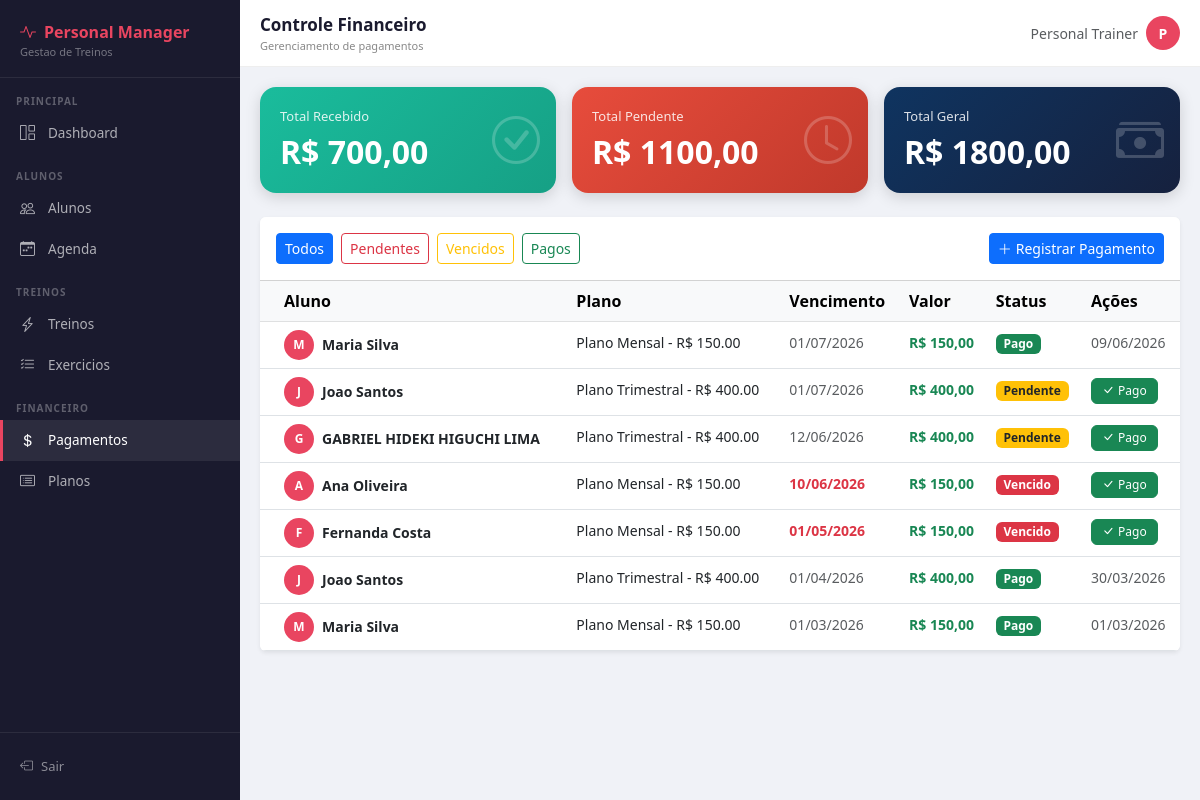
The app's page /financeiro/ (signed in), older data.
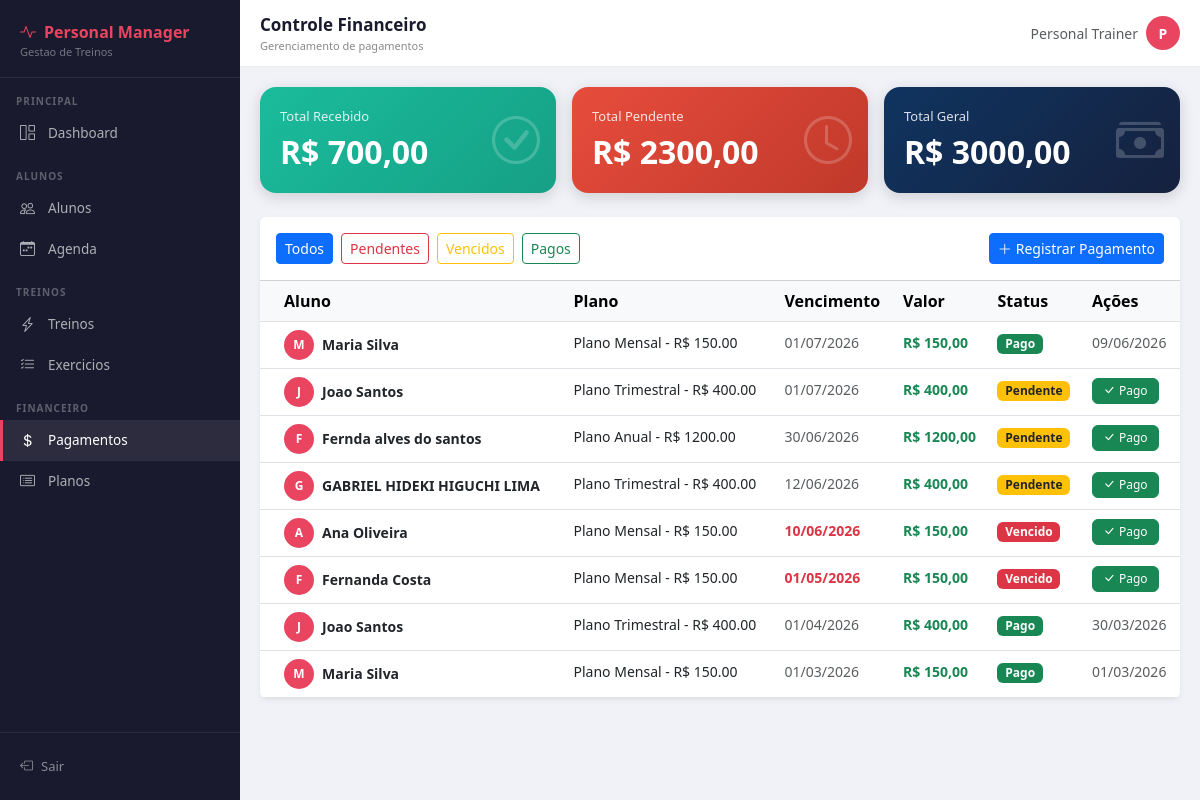
The same page, newer data.
### financeiro/models.py (models this page shows, shortened)
class Pagamento(models.Model):
    FORMA_CHOICES = [
        ('dinheiro', 'Dinheiro'),
        ('pix', 'PIX'),
        ('cartao_credito', 'Cartão de Crédito'),
        ('cartao_debito', 'Cartão de Débito'),
        ('transferencia', 'Transferência'),
    ]
    aluno = models.ForeignKey(Aluno, on_delete=models.CASCADE, related_name='pagamentos')
    plano = models.ForeignKey(Plano, on_delete=models.SET_NULL, null=True)
    valor = models.DecimalField(max_digits=8, decimal_places=2)
    data_vencimento = models.DateField()
    data_pagamento = models.DateField(null=True, blank=True)
    pago = models.BooleanField(default=False)
    forma_pagamento = models.CharField(max_length=20, choices=FORMA_CHOICES, blank=True)
    observacoes = models.TextField(blank=True)
    criado_em = models.DateTimeField(auto_now_add=True)
    class Meta:
        verbose_name = 'Pagamento'
        verbose_name_plural = 'Pagamentos'
        ordering = ['-data_vencimento']

class Plano(models.Model):
    nome = models.CharField(max_length=100)
    valor = models.DecimalField(max_digits=8, decimal_places=2)
    duracao = models.PositiveIntegerField(help_text='Duração em dias')
    descricao = models.TextField(blank=True)
    ativo = models.BooleanField(default=True)
    class Meta:
        verbose_name = 'Plano'
        verbose_name_plural = 'Planos'
        ordering = ['valor']
    def __str__(self):
        return f'{self.nome} - R$ {self.valor}'

### alunos/models.py (models this page shows, shortened)
class Aluno(models.Model):
    SEXO_CHOICES = [
        ('M', 'Masculino'),
        ('F', 'Feminino'),
        ('O', 'Outro'),
    ]
    usuario            = models.OneToOneField(User, on_delete=models.SET_NULL, null=True, blank=True)
    nome               = models.CharField(max_length=100)
    telefone           = models.CharField(max_length=20)
    email              = models.EmailField(unique=True)
    data_nascimento    = models.DateField(null=True, blank=True)
    sexo               = models.CharField(max_length=1, choices=SEXO_CHOICES, default='M')
    cep                = models.CharField(max_length=9, blank=True)
    logradouro         = models.CharField(max_length=200, blank=True)
    bairro             = models.CharField(max_length=100, blank=True)
    cidade             = models.CharField(max_length=100, blank=True)
    estado             = models.CharField(max_length=2, blank=True)
    objetivo           = models.TextField(blank=True)
    ativo              = models.BooleanField(default=True)
    aceite_lgpd        = models.BooleanField(default=False, verbose_name='Aceitou a LGPD')
    data_aceite_lgpd   = models.DateTimeField(null=True, blank=True, verbose_name='Data do aceite LGPD')
    criado_em          = models.DateTimeField(auto_now_add=True)
    atualizado_em      = models.DateTimeField(auto_now=True)
    class Meta:
        verbose_name        = 'Aluno'
        verbose_name_plural = 'Alunos'
        ordering            = ['nome']

### financeiro/views.py (the view)
# urls.py: path('',                        views.lista_pagamentos,   name='lista_pagamentos'),
@login_required
def lista_pagamentos(request):
    filtro = request.GET.get('filtro', 'todos')
    hoje   = date.today()
    pagamentos = Pagamento.objects.select_related('aluno', 'plano').order_by('-data_vencimento')
    if filtro == 'pendentes':
        pagamentos = pagamentos.filter(pago=False, data_vencimento__gte=hoje)
    elif filtro == 'pagos':
        pagamentos = pagamentos.filter(pago=True)
    elif filtro == 'vencidos':
        pagamentos = pagamentos.filter(pago=False, data_vencimento__lt=hoje)
    total_recebido = sum(p.valor for p in Pagamento.objects.filter(pago=True))
    total_pendente = sum(p.valor for p in Pagamento.objects.filter(pago=False))
    return render(request, 'financeiro/lista.html', {
        'pagamentos': pagamentos, 'filtro': filtro,
        'total_recebido': total_recebido, 'total_pendente': total_pendente, 'hoje': hoje,
    })

### financeiro/templates/financeiro/lista.html (shortened to what the changed rows need)
{% extends 'core/base.html' %}
{% block content %}
<div class="row g-3 mb-4">
  <div class="col-md-4">
    <div class="stat-card" style="background:linear-gradient(135deg,#e74c3c,#c0392b);">
      <p>Total Pendente</p>
      <h3>R$ {{ total_pendente|floatformat:2 }}</h3>
      <i class="bi bi-clock icon"></i>
    </div>
  </div>
  <div class="col-md-4">
    <div class="stat-card" style="background:linear-gradient(135deg,#0f3460,#16213e);">
      <p>Total Geral</p>
      <h3>R$ {{ total_recebido|add:total_pendente|floatformat:2 }}</h3>
      <i class="bi bi-cash-stack icon"></i>
    </div>
  </div>
</div>
<div class="card shadow-sm border-0">
  <div class="card-body p-0">
    <table class="table table-hover mb-0">
      <thead class="table-light">
        <tr>
          <th class="ps-4">Aluno</th>
          <th>Plano</th>
          <th>Vencimento</th>
          <th>Valor</th>
          <th>Status</th>
          <th>Ações</th>
        </tr>
      </thead>
      <tbody>
        {% for pag in pagamentos %}
        <tr>
          <td class="ps-4">
            <div class="d-flex align-items-center gap-2">
              <div style="width:30px;height:30px;border-radius:50%;background:#e94560;
                          color:#fff;font-weight:700;font-size:12px;flex-shrink:0;
                          display:flex;align-items:center;justify-content:center;">
                {{ pag.aluno.nome|first|upper }}
              </div>
              <small class="fw-semibold">{{ pag.aluno.nome }}</small>
            </div>
          </td>
          <td><small>{{ pag.plano }}</small></td>
          <td>
            <small class="{% if not pag.pago and pag.data_vencimento < hoje %}text-danger fw-bold{% else %}text-muted{% endif %}">
              {{ pag.data_vencimento|date:"d/m/Y" }}
            </small>
          </td>
          <td><small class="fw-bold text-success">R$ {{ pag.valor }}</small></td>
          <td>
            {% if pag.pago %}
              <span class="badge bg-success">Pago</span>
            {% elif pag.data_vencimento < hoje %}
              <span class="badge bg-danger">Vencido</span>
            {% else %}
              <span class="badge bg-warning text-dark">Pendente</span>
            {% endif %}
          </td>
          <td>
            {% if not pag.pago %}
            <form method="post" action="{% url 'marcar_pago' pag.pk %}" class="d-inline">
              <button type="submit" class="btn btn-success"
                      style="padding:3px 10px;font-size:12px;"
                      onclick="return confirm('Confirmar pagamento de {{ pag.aluno.nome }}?')">
                <i class="bi bi-check-lg me-1"></i>Pago
              </button>
            </form>
            {% else %}
            <small class="text-muted">{{ pag.data_pagamento|date:"d/m/Y" }}</small>
            {% endif %}
          </td>
        </tr>
        {% endfor %}
      </tbody>
    </table>
  </div>
</div>
{% endblock %}

Row changes from the older to the newer data that the page shows:
added Pagamento: aluno.nome|first "F", aluno.nome "Fernda alves do santos", plano "Plano Anual - R$ 1200.00", data_vencimento "30/06/2026", valor "1200,00", pago "Pendente"
Text that changed along with them:
{{ total_pendente|floatformat:2 }}: "1100,00" → "2300,00"
{{ total_recebido|add:total_pendente|floatformat:2 }}: "1800,00" → "3000,00"
